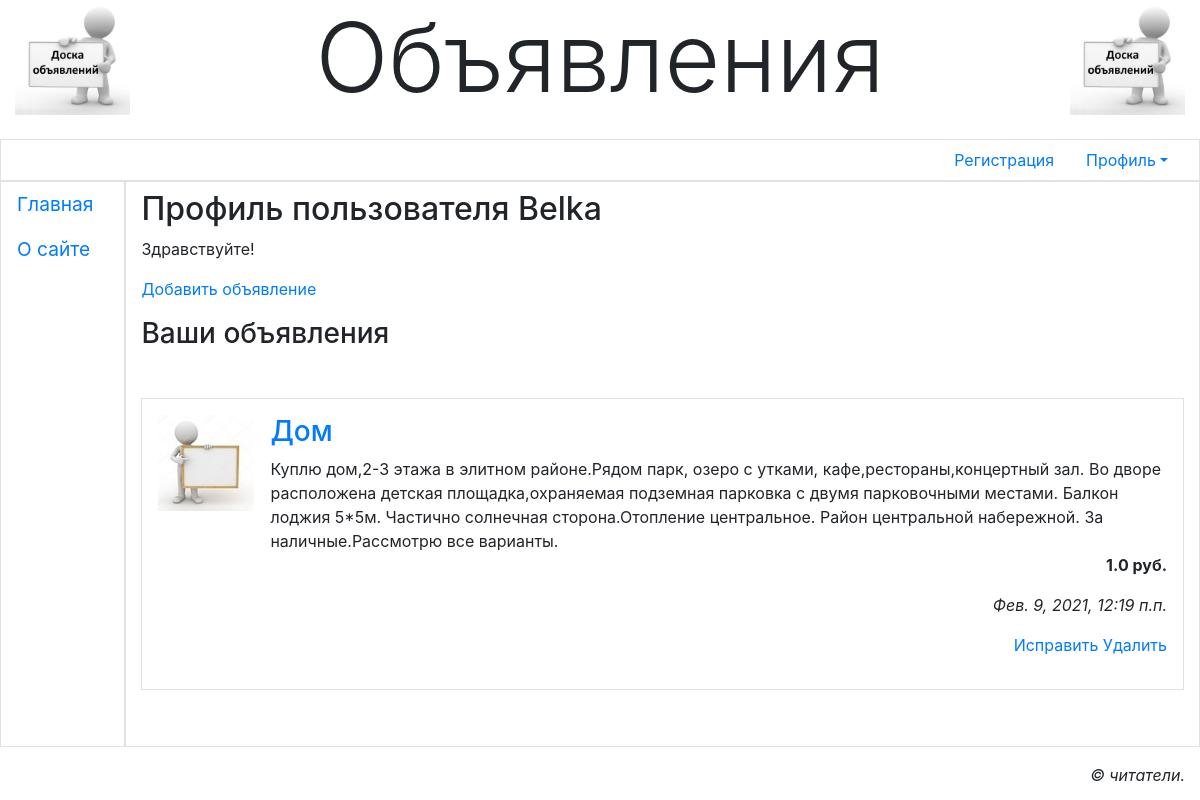
The page /accounts/profile/ (signed in) on the database its author committed.
### main/models.py (models this page shows, shortened)
class AdvUser(AbstractUser):
    is_activated = models.BooleanField(default=True, db_index=True, verbose_name='Прошел активацию?')
    send_messages = models.BooleanField(default=True, verbose_name='Слать оповещения о новых комментариях?')
    class Meta(AbstractUser.Meta):
        pass

class Bb(models.Model):
    rubric = models.ForeignKey(SubRubric, on_delete=models.PROTECT, verbose_name='Рубрика')
    title = models.CharField(max_length=40, verbose_name='Товар')
    content = models.TextField(verbose_name='Описание')
    price = models.FloatField(default=0, verbose_name='Цена')
    contacts = models.TextField(verbose_name='Контакты')
    image = models.ImageField(blank=True, upload_to=get_timestamp_path, verbose_name='Изображение')
    author = models.ForeignKey(AdvUser, on_delete=models.CASCADE, verbose_name='Автор объявления')
    is_active = models.BooleanField(default=True, db_index=True, verbose_name='Выводить в списке?')
    created_at = models.DateTimeField(auto_now_add=True, db_index=True, verbose_name='Опубликовано')
    class Meta:
        verbose_name_plural = 'Объявления'
        verbose_name = 'Объявление'
        ordering = ['-created_at']

### main/views.py (the view)
# urls.py: path('accounts/profile/', profile, name='profile'),
@login_required
def profile(request):
    bbs = Bb.objects.filter(author=request.user.pk)
    context = {'bbs': bbs}
    return render(request, 'main/profile.html', context)

### templates/main/profile.html (shortened to what this page needs)
{% extends "layout/basic.html" %}
{% load thumbnail %}
{% load static %}
{% block content %}
<h2>Профиль пользователя {{ user.username }}</h2>
{% if user.first_name and user.last_name %}
<p>Здравствуйте, {{ user.first_name }} {{ user.last_name }}!</p>
{% else %}
<p>Здравствуйте!</p>
{% endif %}
<p><a href="{% url 'main:profile_bb_add' %}">Добавить объявление</a></p>
{% if bbs %}
<h3>Ваши объявления</h3>
<ul class="list-unstyled">
    {% for bb in bbs %}
    <li class="media my-5 p-3 border">
        {% url 'main:profile_bb_detail' pk=bb.pk as url %}
        <a href="{{ url }}{{ all }}">
        {% if bb.image %}
        <img class="mr-3" src="{% thumbnail bb.image 'default' %}">
        {% else %}
        <img class="mr-3" src="{% static 'main/empty.jpg' %}">
        {% endif %}
        </a>
        <div class="media-body">
          <h3><a href="{{ url }}{{ all }}">
          {{ bb.title }}</a></h3>
          <div>{{ bb.content }}</div>
          <p class="text-right font-weight-bold">{{ bb.price }} руб.</p>
          <p class="text-right font-italic">{{ bb.created_at }}</p>
          <p class="text-right mt-2">
            <a href="{% url 'main:profile_bb_change' pk=bb.pk %}">Исправить</a>
            <a href="{% url 'main:profile_bb_delete' pk=bb.pk %}">Удалить</a>
          </p>
        </div>
    </li>
    {% endfor %}
</ul>
{% endif %}
{% endblock %}

### templates/layout/basic.html (shortened to what this page needs)
{% load bootstrap4 %}
{% load static %}
<!DOCTYPE html>
<html lang="ru">
    <head>
        {% bootstrap_css %}
        <link rel="stylesheet" type="text/css"
        href="{% static 'main/style.css' %}">
    </head>
    <body class="container-fluid">
        <header class="mb-4">
            <h1 class="display-1 text-center">Объявления</h1>
        </header>
        <div class="row">
            <ul class="col nav justify-content-end border">
                <li class="nav-item"><a class="nav-link"
                href="{% url 'main:register' %}">Регистрация</a></li>
                {% if user.is_authenticated %}
                <li class="nav-item dropdown">
                    <a class="nav-link dropdown-toggle" data-toggle="dropdown"
                    href="#" role="button" aria-haspopup="true"
                    aria-expanded="false">Профиль</a>
                </li>
                {% else %}
                <li class="nav-item"><a class="nav-link" href="{% url 'main:login' %}">Вход</a></li>
                {% endif %}
            </ul>
        </div>
        <div class="row">
            <nav class="col-md-auto nav flex-column border">
                <a class="nav-link root"
                href="{% url 'main:index' %}">Главная</a>
                <a class="nav-link root" href="{% url 'main:other' page='about' %}">
                О сайте</a>
            </nav>
            <section class="col border py-2">
                {% block content %}
                {% endblock %}
            </section>
        </div>
        <footer class="mt-3">
            <p class="text-right font-italic">&copy; читатели.</p>
        </footer>
    </body>
</html>

### main/static/main/style.css (style rules this page uses)
header h1 { background: url("bg.jpg") left / auto 100% no-repeat, url("bg.jpg") right / auto 100% no-repeat; }
.root { font-size: larger; }

### rows shown on the page
AdvUser: username "Belka"
Bb: title "Дом", content "Куплю дом,2-3 этажа в элитном районе.Рядом парк, озеро с утками, кафе,рестораны,концертный зал. Во дворе расположена детская площадка,охраняемая подземная парковка с двумя парковочными местами. Балкон лоджия 5*5м. Частично солнечная сторона.Отопление центральное. Район центральной набережной. За наличные.Рассмотрю все варианты.", price "1.0", created_at "Фев. 9, 2021, 12:19 п.п."
